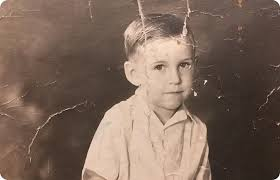
#> input picture input/wajah4.jpg, 280 x 180 px
$ python test.py
#> lines starting #> are read from the running program, lines starting #| are printed output that depends on the picture
import cv2
import numpy as np

# Baca dan ubah ke grayscale
image = cv2.imread('input/wajah4.jpg')
#> image is the input picture: shape (180, 280, 3); mean B, G, R 90.3, 103.4, 124.9
image_gray = cv2.cvtColor(image, cv2.COLOR_BGR2GRAY)
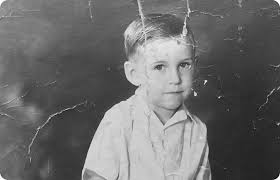
#> image_gray: shape (180, 280); min 1, max 254, mean 108.4

# Ambil ukuran
H, W = image_gray.shape
#> H = 180; W = 280
out = np.zeros((10, 10), dtype=np.uint8)  # hanya 10x10 piksel pertama

# Ambil dan cetak nilai grayscale
for i in range(10):
    for j in range(10):
        out[i, j] = image_gray[i, j]
        print(f"{i} {j} = {out[i,j]}")  # Nilai pixel grayscale

# Tampilkan gambar hasil
cv2.imshow('out', out)
cv2.waitKey(0)
cv2.destroyAllWindows()

$ run again, with input/wajah1.jpg copied over input/wajah4.jpg
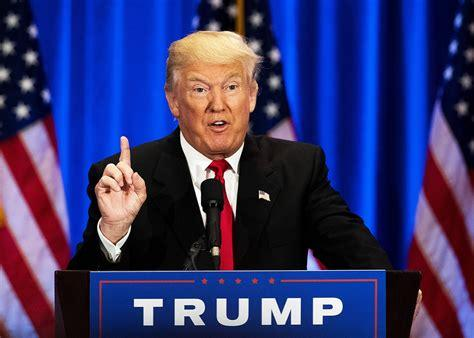
#> input picture input/wajah1.jpg, 474 x 338 px
#> image is the input picture: shape (338, 474, 3); mean B, G, R 108.2, 52.8, 52.8
#> `image_gray = cv2.cvtColor(image, cv2.COLOR_BGR2GRAY)`:
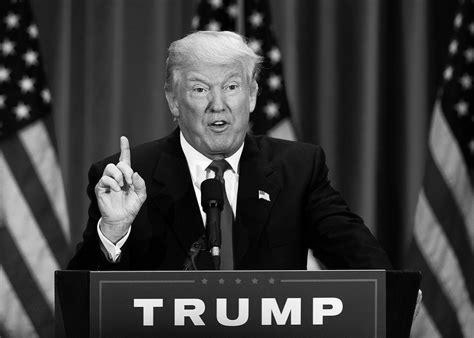
#> image_gray: shape (338, 474); min 0, max 255, mean 59.1

$ run again, with input/wajah2.jpg copied over input/wajah4.jpg
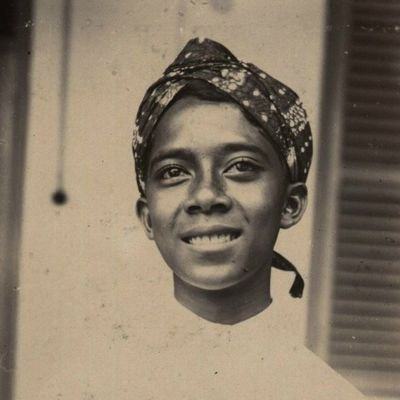
#> input picture input/wajah2.jpg, 400 x 400 px
#> image is the input picture: shape (400, 400, 3); mean B, G, R 103.6, 121.7, 135.4
#> `image_gray = cv2.cvtColor(image, cv2.COLOR_BGR2GRAY)`:
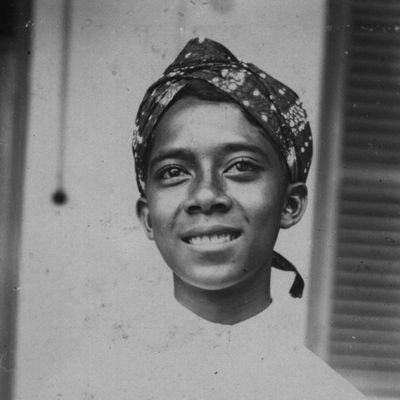
#> image_gray: shape (400, 400); min 4, max 188, mean 123.7

$ run again, with input/wajah3.jpg copied over input/wajah4.jpg
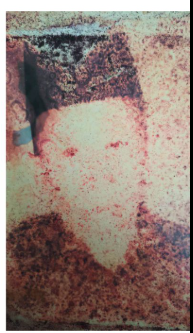
#> input picture input/wajah3.jpg, 193 x 333 px
#> image is the input picture: shape (333, 193, 3); mean B, G, R 118.2, 126.5, 144.2
#> `image_gray = cv2.cvtColor(image, cv2.COLOR_BGR2GRAY)`:
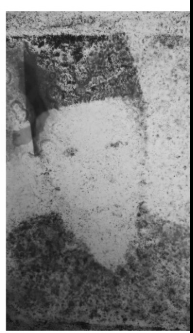
#> image_gray: shape (333, 193); min 0, max 255, mean 130.9
